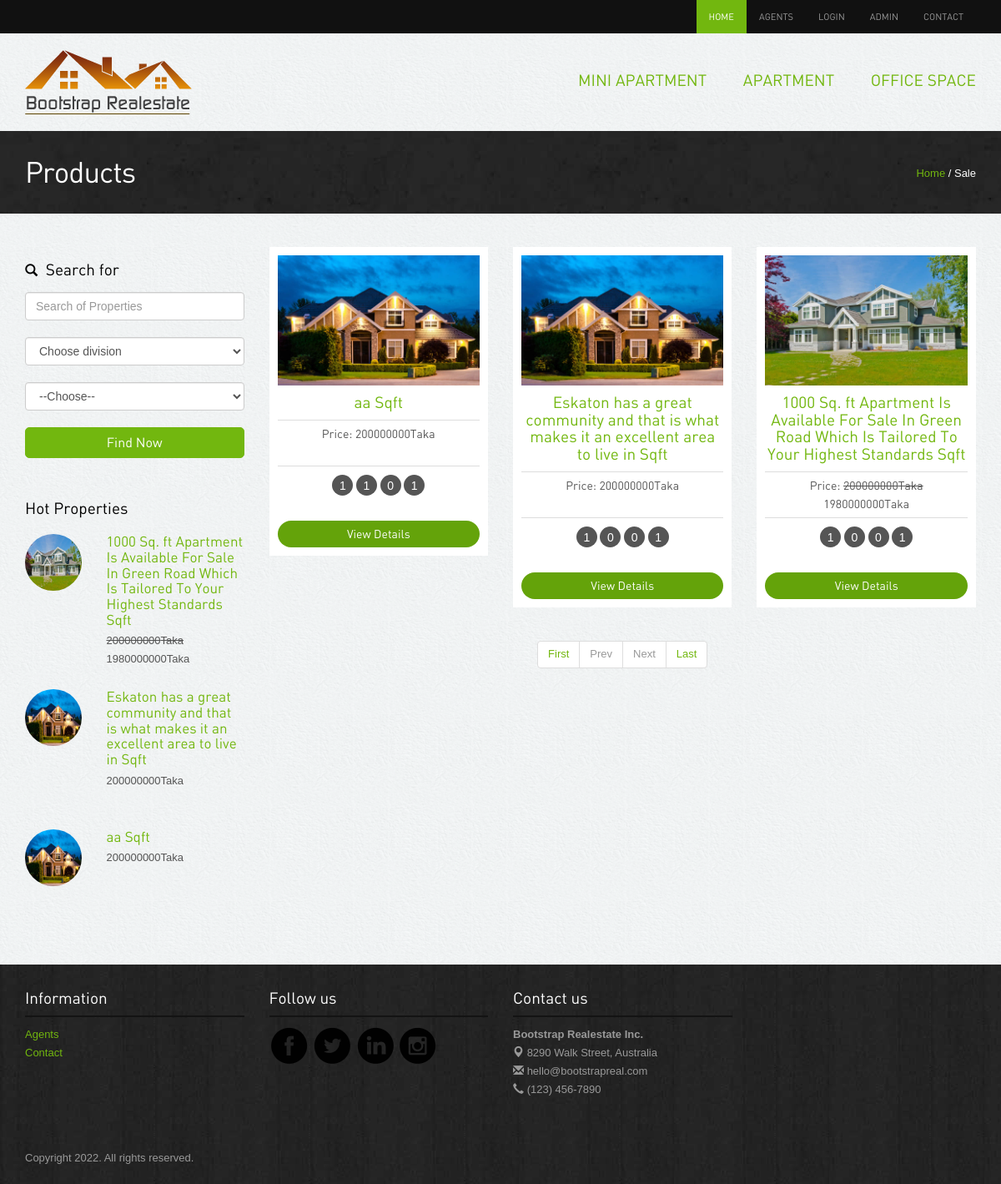
The page /search.php on the database as committed earlier.
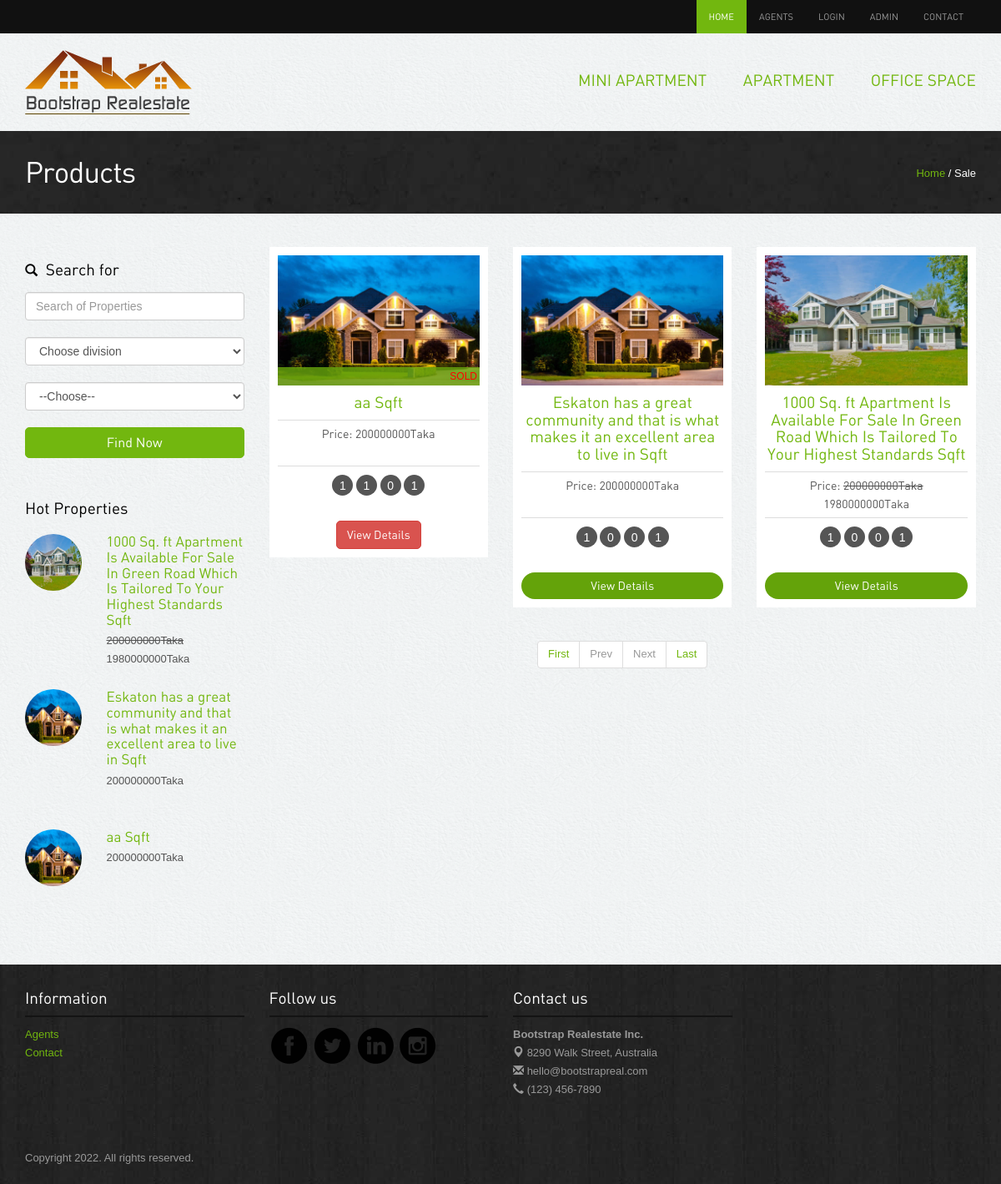
The same page on the database as committed later.
### tables this page shows
CREATE TABLE `category` (
  `cat_id` int(11) NOT NULL,
  `cat_name` varchar(151) NOT NULL,
  `flag` int(11) NOT NULL
);

CREATE TABLE `properties` (
  `id` int(11) NOT NULL,
  `cat_id` int(11) NOT NULL,
  `title` varchar(151) NOT NULL,
  `floar` varchar(255) NOT NULL,
  `flatcode` varchar(151) DEFAULT NULL,
  `sqft` varchar(191) NOT NULL,
  `description` text NOT NULL,
  `price` varchar(191) NOT NULL,
  `discount` varchar(191) NOT NULL,
  `status` tinyint(4) NOT NULL,
  `quantity` int(11) NOT NULL,
  `bed_room` int(11) NOT NULL,
  `living_room` int(11) NOT NULL,
  `kitchen` int(11) NOT NULL,
  `parking` int(11) NOT NULL,
  `toilet` int(11) NOT NULL,
  `division` varchar(155) NOT NULL,
  `location` varchar(191) NOT NULL,
  `agent_id` int(11) NOT NULL,
  `image_one` varchar(191) NOT NULL,
  `image_two` varchar(191) NOT NULL,
  `image_three` varchar(191) NOT NULL,
  `belkuni` int(11) NOT NULL
);

### search.php (the view, shortened to what this page needs)
<?php include'header.php';?>
<div class="inside-banner">
  <div class="container">
    <span class="pull-right"><a href="index.php">Home</a> / Sale</span>
    <h2>Products</h2>
</div>
</div>
<div class="container">
<div class="properties-listing spacer">
<div class="row">
<div class="col-lg-3 col-sm-4 ">
<form action="search.php" method="get">
  <div class="search-form"><h4><span class="glyphicon glyphicon-search"></span> Search for</h4>
    <input type="text"  name="key" class="form-control" placeholder="Search of Properties">
    <div class="row">
            <div class="col-lg-12">
              <select class="form-control" name="div" id="">
                  <option selected="true" disabled="disabled" value="">Choose division</option>
                </select>
            </div>
          </div>
          <div class="row">
          <div class="col-lg-12">
               <select required name="cat" class="form-control">
               	<option selected="true" disabled="disabled"  value="">--Choose--</option>
              </select>
              </div>
          </div>
          <button class="btn btn-success" type="submit" name="search">Find Now</button>
  </div>
</form>
<div class="hot-properties hidden-xs">
<h4>Hot Properties</h4>
<?php
 $con = new mysqli("localhost", "root", "", "realstate");
$query = "SELECT * FROM properties Order By  RAND() LIMIT 4";
$result = $con->query($query);
if ($result->num_rows > 0) {
    foreach ($result as $key => $data) {
?>
<div class="row">
                <div class="col-lg-4 col-sm-5"><img src="<?php echo $data['image_one'] ?>" class="img-responsive img-circle" alt="properties"></div>
                <div class="col-lg-8 col-sm-7">
                  <h5><a href="property-detail.php?flatid=<?php echo $data['id'] ?>"><?php echo $data['title'] ?> Sqft</a></h5>
                  <p class="price"><?php  $dis = round(($data['price']*$data['discount'])-(($data['price']*$data['discount'])/100));
        if ($dis!=0) {
          echo "<del>".$data['price']."Taka</del><br>".$dis."Taka";
        }else{
          echo $data['price']."Taka <br><br>";
        }
        ?></p> </div>
              </div>
              <?php }} ?>
</div>
</div>
<div class="col-lg-9 col-sm-8">
<div class="row">
<?php
$key=$_GET['key'];
$cat=$_GET['cat'];
$div=$_GET['div'];
        if (isset($_GET['pageno'])) {
            $pageno = $_GET['pageno'];
        } else {
            $pageno = 1;
        }
        $no_of_records_per_page = 12;
        $offset = ($pageno-1) * $no_of_records_per_page;
        $total_pages_sql = "SELECT COUNT(*) FROM properties WHERE (`division` LIKE '%$div%' AND `cat_id` LIKE '%$cat%' OR `description` LIKE '%$cat%' OR `title`='%$key%'  OR `sqft`='%$key%')";
        $result = mysqli_query($con,$total_pages_sql);
        $total_rows = mysqli_fetch_array($result)[0];
        $total_pages = ceil($total_rows / $no_of_records_per_page);
        $sqls = "SELECT * FROM properties WHERE (`division` LIKE '%$div%' AND `cat_id` LIKE '%$cat%' OR `description` LIKE '%$cat%' OR `title`='%$key%'  OR `sqft`='%$key%')   LIMIT $offset, $no_of_records_per_page";
        $res_data = mysqli_query($con,$sqls);
      if ($res_data->num_rows > 0) {
          foreach ($res_data as $key => $value) {
    ?>
      <div class="col-lg-4 col-sm-6">
      <div class="properties">
        <div class="image-holder"><img src="<?php echo $value['image_one'];?>" class="img-responsive" alt="properties">
          <div style="color:red;" class="status sold"><?php
            if ($value['quantity']==0) {
              echo "SOLD";
            }
          ?></div>
        </div>
        <h4><a href="#>"><?php echo $value['title'];?> Sqft</a></h4>
        <p class="price">Price:  <?php  $dis = round(($value['price']*$value['discount'])-(($value['price']*$value['discount'])/100));
        if ($dis!=0) {
          echo "<del>".$value['price']."Taka</del><br>".$dis."Taka";
        }else{
          echo $value['price']."Taka <br><br>";
        }
        ?></p>
       <div class="listing-detail"><span data-toggle="tooltip" data-placement="bottom" data-original-title="Bed Room"><?php echo $value['bed_room']; ?></span> <span data-toggle="tooltip" data-placement="bottom" data-original-title="Living Room"><?php echo $value['living_room']; ?></span> <span data-toggle="tooltip" data-placement="bottom" data-original-title="Parking"><?php echo $value['parking']; ?></span> <span data-toggle="tooltip" data-placement="bottom" data-original-title="Kitchen"><?php echo $value['kitchen']; ?></span> </div>
       <?php
            if ($value['quantity']==0) {
          ?>
         <a class="btn btn-danger" href="#">View Details</a>
      <?php }else{  ?>
        <a class="btn btn-primary" href="property-detail.php?flatid=<?php echo $value['id'] ?>">View Details</a>
       <?php } ?>
      </div>
      </div>
      <?php }}else{
      	echo "No Result Found";
      } ?>
      <div class="center">
      <ul class="pagination">
        <li><a href="?pageno=1">First</a></li>
        <li class="<?php if($pageno <= 1){ echo 'disabled'; } ?>">
            <a href="<?php if($pageno <= 1){ echo '#'; } else { echo "?categoryid=".$categoryid."&pageno=".($pageno - 1); } ?>">Prev</a>
        </li>
        <li class="<?php if($pageno >= $total_pages){ echo 'disabled'; } ?>">
            <a href="<?php if($pageno >= $total_pages){ echo '#'; } else { echo "?categoryid=".$categoryid."&pageno=".($pageno + 1); } ?>">Next</a>
        </li>
        <li><a href="?categoryid=<?php echo $categoryid; ?>&pageno=<?php echo $total_pages; ?>">Last</a></li>
    </ul>
</div>
</div>
</div>
</div>
</div>
</div>
<?php include'footer.php';?>

### header.php (shortened to what this page needs)
<!DOCTYPE html>
<html lang="en">
<head>
 	<link rel="stylesheet" href="assets/bootstrap/css/bootstrap.css" />
  <link rel="stylesheet" href="assets/style.css"/>
<link rel="stylesheet" href="assets/owl-carousel/owl.carousel.css">
<link rel="stylesheet" href="assets/owl-carousel/owl.theme.css">
    <link rel="stylesheet" type="text/css" href="assets/slitslider/css/style.css" />
    <link rel="stylesheet" type="text/css" href="assets/slitslider/css/custom.css" />
</head>
<body>
<div class="navbar-wrapper">
        <div class="navbar-inverse" role="navigation">
          <div class="container">
            <div class="navbar-collapse  collapse">
              <ul class="nav navbar-nav navbar-right">
               <li class="active"><a href="index.php">Home</a></li>
                <li><a href="agents.php">Agents</a></li>
                <?php
                $con = new mysqli("localhost", "root", "", "realstate");
                  if (isset($_SESSION['admin'])=='admin') { ?>
                    <li><span style="color:white;">(<?php echo $_SESSION['name']; ?>)</span><a href="?logout=logout">Logout</a></li>
                    <?php }else{ ?>
                      <li><a href="login.php">Login</a></li>
                <?php } ?>
                <li><a href="admin/index.php">Admin</a></li>
                <li><a href="contact.php">Contact</a></li>
              </ul>
            </div>
          </div>
        </div>
    </div>
<div class="container">
<div class="header">
<a href="index.php"><img src="images/logo.png" alt="Realestate"></a>
              <ul class="pull-right">
                <?php
                   $query = "SELECT * FROM  category where flag=1 Order By cat_id desc";
                   $result = $con->query($query);
                   foreach ($result as $key => $value) {
                ?>
                <li><a href="allproduct.php?categoryid=<?php echo $value['cat_id']?>"><?php echo $value['cat_name']?></a></li>
                <?php } ?>
              </ul>
</div>
</div>

### footer.php (shortened to what this page needs)
<div class="footer">
<div class="container">
<div class="row">
            <div class="col-lg-3 col-sm-3">
                   <h4>Information</h4>
                   <ul class="row">
                 <li class="col-lg-12 col-sm-12 col-xs-3"><a href="agents.php">Agents</a></li>
                 <li class="col-lg-12 col-sm-12 col-xs-3"><a href="contact.php">Contact</a></li>
              </ul>
            </div>
            <div class="col-lg-3 col-sm-3">
                    <h4>Follow us</h4>
                    <a href="#"><img src="images/facebook.png" alt="facebook"></a>
                    <a href="#"><img src="images/twitter.png" alt="twitter"></a>
                    <a href="#"><img src="images/linkedin.png" alt="linkedin"></a>
                    <a href="#"><img src="images/instagram.png" alt="instagram"></a>
            </div>
             <div class="col-lg-3 col-sm-3">
                    <h4>Contact us</h4>
                    <p><b>Bootstrap Realestate Inc.</b><br>
<span class="glyphicon glyphicon-map-marker"></span> 8290 Walk Street, Australia <br>
<span class="glyphicon glyphicon-envelope"></span> hello@bootstrapreal.com<br>
<span class="glyphicon glyphicon-earphone"></span> (123) 456-7890</p>
            </div>
        </div>
<p class="copyright">Copyright <?php echo date('Y')?>. All rights reserved.	</p>
</div></div>
</body>
</html>

### assets/style.css (style rules this page uses)
body { color:#555; font:normal 13px/22px Arial; background:url(../images/bgmain.png) #eee; }
h1,h2,h3,h4,h5 { font-weight:normal; font-family: din;margin: 0;padding: 0;color: #000 }
h2 { font-size: 35px; letter-spacing: -1px;margin-bottom: 20px; }
h4 { margin: 10px 0; font-size: 19px; }
h5 { margin: 0 0 5px 0; font-size: 17px; }
h4 span { margin-right: 5px; font-size: 15px; }
p { margin-bottom: 30px; }
a { color:#72b70f; text-decoration:none;outline: none; }
.spacer { margin-top: 40px;margin-bottom:40px; }
.center { text-align: center; }
select,input { outline: 0; margin-bottom: 20px; }
.btn { border-radius: 5px; font-family: din; outline: none; }
.btn-success { background: #72b70f;border:1px solid #72b70f;padding:6px 20px; font-size:16px; width: 100%; }
.btn-primary { background: #64a30a;border:none;width: 100%;border-radius: 20px; }
.header { padding: 20px 0; }
.header ul { list-style: none;margin: 0; padding: 0;margin-top: 25px; }
.header ul li { display: inline-block; padding: 0 0 0 40px; }
.header ul li a { font-size: 19px;font-family: din;text-transform: uppercase; }
.navbar-inverse { background-color: #111; }
.navbar-inverse .navbar-nav > li > a { font-size: 11px;padding-top: 10px;padding-bottom: 10px;font-family: din;text-transform: uppercase; }
.navbar-inverse .navbar-nav > .active > a, .navbar-inverse .navbar-nav > .active > a:hover, .navbar-inverse .navbar-nav > .active > a:focus { background-color: #72b70f; }
.properties-listing div.properties { padding: 10px; background-color: #fff;text-align: center; margin-bottom: 20px; }
.properties-listing div.properties .image-holder { position: relative; }
.properties-listing div.properties .status { position: absolute;bottom: 0;z-index: 100;display: block;width: 100%;color: #fff;padding:0 3px;text-align: right; font-size: 12px; }
.properties-listing div.properties p { margin-bottom: 10px; font-size: 14px;border-top: 1px solid #ddd;border-bottom: 1px solid #ddd;padding: 5px 0;font-family: din; }
.listing-detail { margin-bottom: 30px; }
.listing-detail span { color: #fff; width: 25px; height: 25px; background-color: #555;display: inline-block;border-radius:25px; text-align: center;line-height: 26px; font-size: 14px;cursor: crosshair; }
.status.sold { background:rgba(104,167,13,0.8); }
.inside-banner { background:url(../images/bginside.jpg) #222;color: #fff; padding: 30px 0; }
.inside-banner h2 { margin: 0; color: #fff; }
.inside-banner span { margin-top: 10px; }
.search-form { margin-bottom: 50px; }
.search-form h4 { margin: 17px 0; }
.hot-properties { margin-bottom: 50px; }
.hot-properties img { width: 68px; height: 68px; }
.hot-properties h4 { margin-bottom: 20px; }
.hot-properties .row { margin-bottom: 20px; }
.hot-properties .row p { margin-bottom: 5px; }
.footer { background:url(../images/bg.jpg) #222; padding: 20px 0; color: #999; }
.footer h4 { color: #fff;border-bottom: 2px solid #131313;margin-bottom: 10px;padding-bottom: 10px; }
.footer ul { list-style: none;padding: 0; }
.footer p.copyright { margin: 30px 0 0 0; }

Rows that differ between the two databases and show on the page:
changed properties "aa": now shows "SOLD"
